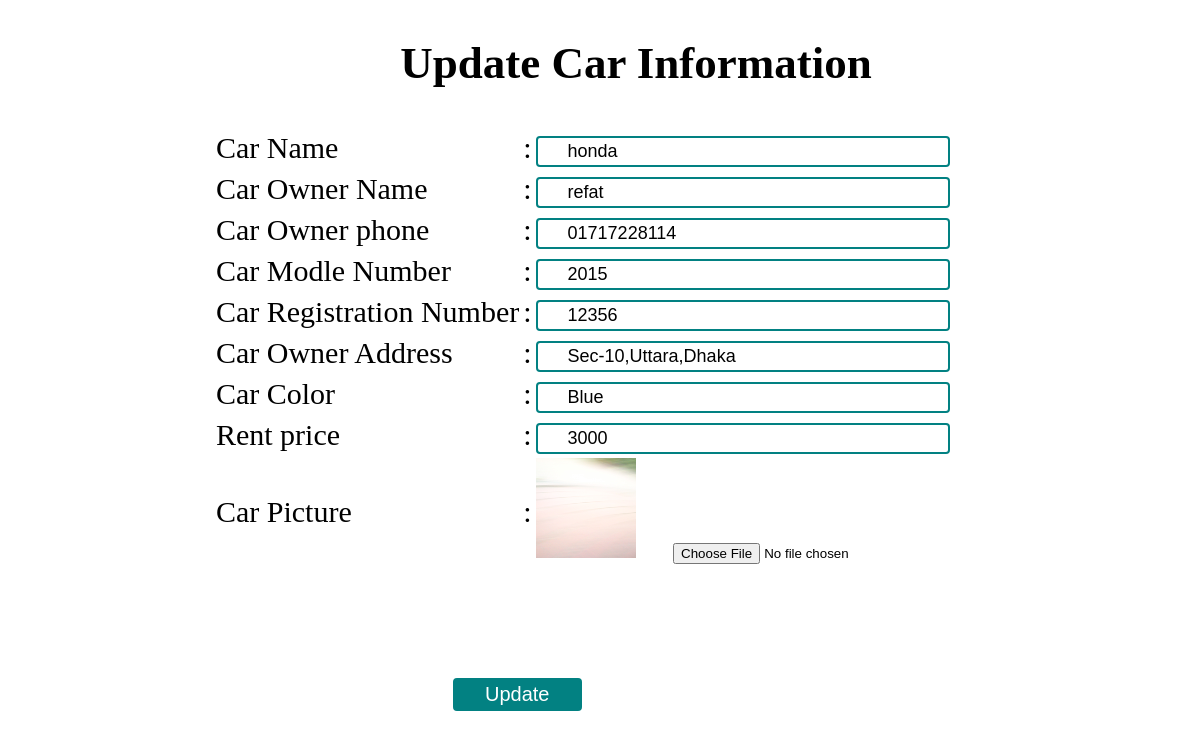
The app's page /Admin/car_edit.php?edit=20 with its own data.
### tables this page shows
CREATE TABLE `car_information` (
  `id` int(20) NOT NULL,
  `name` varchar(20) NOT NULL,
  `owner_name` varchar(30) NOT NULL,
  `phone` varchar(30) NOT NULL,
  `model_number` varchar(30) NOT NULL,
  `registration_number` varchar(30) NOT NULL,
  `owner_address` varchar(20) NOT NULL,
  `car_color` varchar(20) NOT NULL,
  `price` varchar(20) NOT NULL,
  `image_link` varchar(20) NOT NULL,
  `car_track_no` varchar(255) NOT NULL
);

### db_connect/connection.php (called while the page is built, shortened)
<?php
class database
{
	public $servername="localhost";
	public $username="root";
	public $pass="";
	public $dbname="rent_management";
	public $link;
	private function dbconnect(){
		$this->link = new mysqli($this->servername,$this->username,$this->pass,$this->dbname) or die("database failed".$this->link->error."(".$this->link->errno.")");
	}
		public function select($a)
		{
			$scr_querr=$this->link->query($a);
			if($scr_querr->num_rows>0)
			{
				return $scr_querr;
			}
		}
			}
			?>

### Admin/car_edit.php (the view, shortened to what this page needs)
<?php
require_once("../db_connect/connection.php");
$db=new database();
global $sms;
global $fetch;
if (isset($_GET['edit'])) {
    $id=$_GET['edit'];
    $get_car_info="SELECT * FROM car_information where id='$id'";
    $car_data=$db->select($get_car_info);
    $fetch=$car_data->fetch_array();
}
?>
<!DOCTYPE html>
<html>
<head>
  <link rel="stylesheet" type="text/css" href="../public/css/custom.css">
</head>
<body>
<div class="information">
  <h2>Update Car Information</h2>
  <form action="<?php print $_SERVER['PHP_SELF'];?>" method="post" enctype="multipart/form-data" name="createAdminUser">
  <table>
        <tr>
          <td> Car Name</td>
          <td>: </td>
           <td><input type="text"  name="name" value="<?php echo $fetch['name'] ?>"require>
        </td>
        </tr><tr>
          <td>Car Owner Name</td>
          <td>: </td>
          <td><input type="text" name="owner_name" value="<?php echo $fetch['owner_name'] ?>" required></td>
        </tr><tr>
          <td>Car Owner phone</td>
          <td>: </td>
         <td><input type="text" name="phone" value="<?php echo $fetch['phone'] ?>" required></td>
        </tr><tr>
          <td>Car Modle Number</td>
          <td>: </td>
          <td><input type="text" name="model_number" value="<?php echo $fetch['model_number'] ?>" required></td>
        </tr><tr>
          <td>Car Registration Number</td>
          <td>: </td>
          <td><input type="text" name="registration_number" value="<?php echo $fetch['registration_number'] ?>" required></td>
        </tr><tr>
          <td>Car Owner Address</td>
          <td>: </td>
          <td><input type="text" name="owner_address" value="<?php echo $fetch['owner_address'] ?>" required></td>
        </tr><tr>
          <td>Car Color </td>
          <td>: </td>
         <td><input type="text" name="car_color" value="<?php echo $fetch['car_color'] ?>" required></td>
        </tr>
         <tr>
        <td>Rent price</td>
        <td>: </td>
       <td><input type="text" name="price" value="<?php echo $fetch['price'] ?>" required></td>
       <td><input type="hidden" name="track" value="<?php echo $fetch['car_track_no'] ?>" ></td>
        </tr>
        <tr>
        <td>Car Picture </td>
        <td>: </td>
        <td> <img width="100" height="100" src="<?php echo $fetch['image_link'] ?>"> <input type="file" name="file"></td>
        </tr>
      <tr>
          <td class="danger" colspan="3" align="center"><span><?php print $sms; ?></span></td>
     </tr>
    </table>
       <input type="submit" name="update" value="Update">
  </form>
</div>

### public/css/custom.css (style rules this page uses)
body { font-family: cambria; margin: 0; padding: 0; }
td.danger { padding-top: 60px !important; }
.information { margin-left: 9%; font-size: 30px; width: 80%; }
input[type=submit] { margin-left: 220px; margin-top: 45px; font-size: 25px; background: #028182; border-radius: 10px; color: white; }
input { padding: 3px 30px; }
.information h2 { margin-left: 10%; text-align: center; }
input[type=submit] { margin-left: 345px; margin-top: 45px; font-size: 25px; background: #028182; border-radius: 10px; color: red; }
input[type=submit] { margin-left: 345px; margin-top: 45px; font-size: 25px; background: #028182; border-radius: 10px; color: white; }
input[type=text] { border: 2px solid #028182; border-radius: 4px; font-size: 18px; width: 350px; }
.information table { margin: 0 auto; }
input[type=submit] { border: 2px solid #028182; border-radius: 4px; font-size: 20px; background: #028182; color: white; }

### records on screen
car_information: name "honda", owner_name "refat", phone "01717228114", model_number "2015", registration_number "12356", owner_address "Sec-10,Uttara,Dhaka", car_color "Blue", price "3000", image_link (picture)
